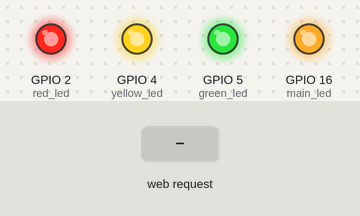
The sketch below on a simulated ESP8266 (NodeMCU). Shown: output pins drawn as LEDs (lit = HIGH). Inputs (shaded band) come from the test bench. WiFi joins after 1.5 s; servers stay silent unless stated; what the sketch prints to the serial monitor is not drawn.

Above: at 2.7 s.
2.8 s: HTTP request GET /light/on received
At 3.4 s:
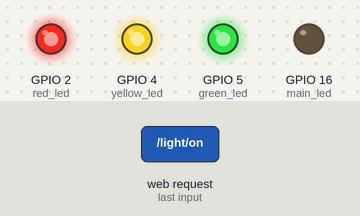
4.3 s: HTTP request GET /state/green received
At 5.5 s:
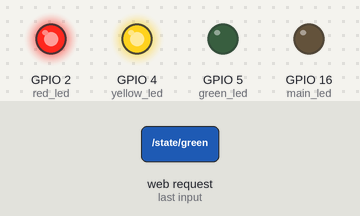
5.8 s: HTTP request GET /light/off received
At 6.9 s:
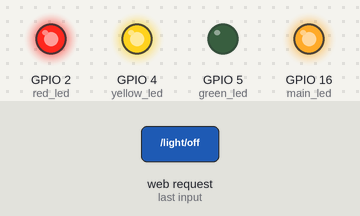
7.3 s: HTTP request GET /state/yellow received
At 8.1 s:
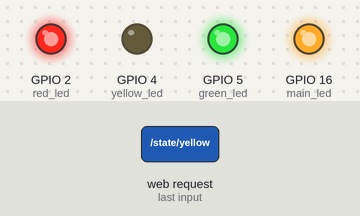
8.8 s: HTTP request GET /state/red received
At 9.2 s:
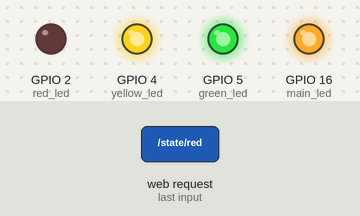
10.3 s: HTTP request GET /light/on received
At 11.5 s:
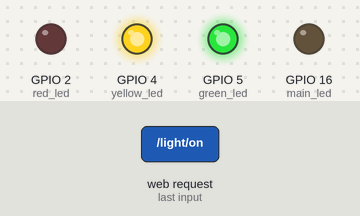
Timing chart, 0 to 12.8 s (numbered marks = the images above; inputs shaded):
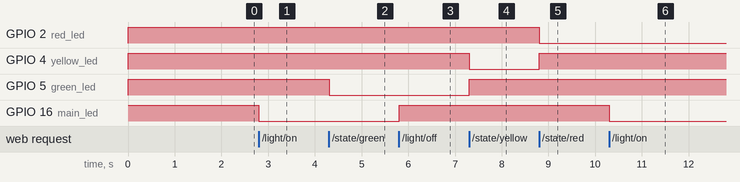

The sketch:

Blink_4leds_ON_OFF_WiFi.ino
```cpp
#include "ESP8266WiFi.h"
#include "ESP8266HTTPClient.h"

const char* ssid = "toki";
const char* password = "bananana";

int main_led = 16; //D0 GPIO16
int green_led = 5; //D1 GPIO5
int yellow_led = 4; //D2 GPIO4
int red_led = 2 ; //D4 GPIO2

int light;
char* state;

WiFiServer server(80);
String request;

void setup() {
  Serial.begin(115200);

  pinMode(main_led, OUTPUT);
  pinMode(green_led, OUTPUT);
  pinMode(yellow_led, OUTPUT);
  pinMode(red_led, OUTPUT);
  digitalWrite(main_led, HIGH);
  digitalWrite(green_led, HIGH);
  digitalWrite(yellow_led, HIGH);
  digitalWrite(red_led, HIGH);
  light = 0;
  state = "";
  Serial.println("Leds are OFF now");

  WiFi.begin(ssid, password);
  while (WiFi.status() != WL_CONNECTED){
    delay(500);
    Serial.print(".");
  }
  Serial.println();
  Serial.println("ssid connected");

  server.begin();
  Serial.print("server started : connect to http://");
  Serial.print(WiFi.localIP());
  Serial.println("/");
  Serial.println("Setup done");
}

void loop() {
  WiFiClient client = server.available();
  if (client){
    Serial.println("New client");
    String currentLine = "";
    while (client.connected()) {
      if (client.available()) {
        char c = client.read();
        request += c;
        Serial.write(c);
        if (c == '\n') {
          if (currentLine.length() == 0) {
            if (request.indexOf("/light/on") != -1){
              digitalWrite(main_led, LOW);
              light = 1;
            }

            if (request.indexOf("/light/off") != -1){
              digitalWrite(main_led, HIGH);
              light = 0;
            }

            if (request.indexOf("/state/green") != -1){
              digitalWrite(yellow_led, HIGH);
              digitalWrite(red_led, HIGH);
              digitalWrite(green_led, LOW);
              state = "GREEN";
            }
            if (request.indexOf("/state/yellow") != -1){
              digitalWrite(green_led, HIGH);
              digitalWrite(red_led, HIGH);
              digitalWrite(yellow_led, LOW);
              state = "YELLOW";
            }
            if (request.indexOf("/state/red") != -1){
              digitalWrite(green_led, HIGH);
              digitalWrite(yellow_led, HIGH);
              digitalWrite(red_led, LOW);
              state = "RED";
            }
            if (request.indexOf("/state/off") != -1){
              digitalWrite(green_led, HIGH);
              digitalWrite(yellow_led, HIGH);
              digitalWrite(red_led, HIGH);
              state = "";
            }
            client.println("HTTP/1.1 200 OK");
            client.println("Content-type:application/json");
            client.println("Connection: close");
            client.println();
            client.println("[");
            client.println("  {");
            client.print("    \"main led\": ");
            if (light == 1){
              client.println("\"ON\",");
            } else {
              client.println("\"OFF\",");
            }
            client.print("    \"state\": ");
            client.print("\"");
            client.print(state);
            client.println("\"");
            client.println("  }");
            client.println("]");
            client.println();
            break;
          } else {
            currentLine = "";
          }
        } else if (c != '\r') {
          currentLine += c;
        }
      }
    }

    request = "";
    client.stop();
    Serial.println("Client disconnected.");
    Serial.println("");
  }
}
```

Measured:
- after the input at 2.8 s, GPIO 16 (main_led): HIGH → LOW at once
- after the input at 4.3 s, GPIO 5 (green_led): HIGH → LOW at once
- after the input at 5.8 s, GPIO 16 (main_led): LOW → HIGH at once
- after the input at 7.3 s, GPIO 4 (yellow_led): HIGH → LOW at once; GPIO 5 (green_led): LOW → HIGH at once
- after the input at 8.8 s, GPIO 2 (red_led): HIGH → LOW at once; GPIO 4 (yellow_led): LOW → HIGH at once
- after the input at 10.3 s, GPIO 16 (main_led): HIGH → LOW at once
